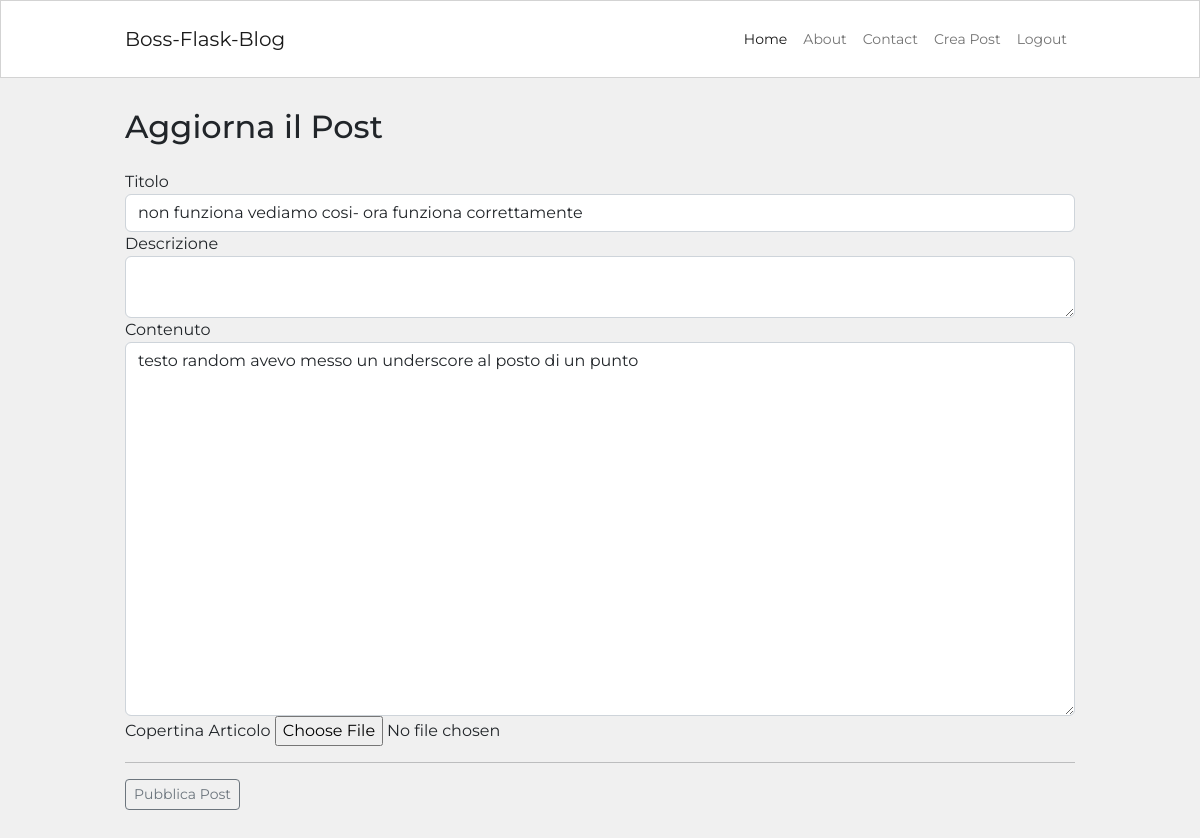
Screenshot of /posts/9/update (signed in) with the database file from the repository.
### blog/models.py (models this page shows, shortened)
class Post(db.Model):
  id = db.Column(db.Integer, primary_key=True)
  user_id = db.Column(db.Integer, db.ForeignKey('user.id'), nullable=False)
  created_at = db.Column(db.DateTime, default=datetime.now)
  title = db.Column(db.String(120), nullable=False)
  description = db.Column(db.String(240))
  body = db.Column(db.Text(), nullable=False)
  slug = db.Column(db.String(250))
  image = db.Column(db.String(120))

### blog/routes.py (the view)
@app.route("/posts/<int:post_id>/update", methods=["GET", "POST"])
@login_required
def post_update(post_id):
  post_instance = Post.query.get_or_404(post_id)
  if post_instance.author != current_user:
    abort(403)
  form = PostForm()
  if form.validate_on_submit():
    post_instance.title = form.title.data
    post_instance.description = form.description.data
    post_instance.body = form.body.data
    if form.image.data:
      try:
        image = save_picture(form.image.data)
        post_instance.image = image
      except Exception:
        db.session.commit()
        flash("C'è stato un problema con l'upload dell'immagine. Cambia Immagine e riprova")
        return redirect(url_for('post_update',post_id=post_instance.id))
    db.session.commit()
    return redirect(url_for('post_detail', post_slug=post_instance.slug))
  elif request.method == "GET":
    form.title.data = post_instance.title
    form.description.data = post_instance.description
    form.body.data = post_instance.body
  return render_template("post_editor.html", form=form)

### blog/forms.py
class PostForm(FlaskForm):
    title = StringField('Titolo',
      validators = [DataRequired("Campo Obbligatorio"), Length(min=3, max=120, message="Assicurati che il titolo abbia tra i 3 ed i 120 caratteri")])
    description = TextAreaField('Descrizione',
      validators=[Length(max=240, message="Assicurati che la descrizione non superi i 240 caratteri")])
    body = TextAreaField('Contenuto',
      validators=[DataRequired("Campo Obbligatorio")])
    image = FileField('Copertina Articolo',
        validators=[FileAllowed(['jpg', 'jpeg', 'png'])])
    submit = SubmitField('Pubblica Post')

### blog/models.py (called while the page is built)
@login_manager.user_loader
def load_user(id):
  return User.query.get(int(id))

### blog/templates/post_editor.html (shortened to what this page needs)
{% extends 'base.html' %}
{% block content %}
<div class="container content-container">
  {% if request.path == "/create-post" %}
  <h2>Crea un nuovo Post</h2>
  {% else %}
  <h2>Aggiorna il Post</h2>
  {% endif %}
  <div class="row no-gutters">
    <div class="col">
      <form method="POST" enctype="multipart/form-data" novalidate>
        <div class="form-group">
          {{ form.title.label }}
          {{ form.title(class="form-control") }}
        </div>
        <div class="form-group">
          {{ form.description.label }}
          {{ form.description(class="form-control") }}
        </div>
        <div class="form-group">
          {{ form.body.label }}
          {{ form.body(class="form-control", rows=15) }}
        </div>
        <div class="form-group">
          {{ form.image.label }}
          {{ form.image(class="form-control-file") }}
        </div>
        <hr>
        {{ form.submit(class="btn btn-sm btn-outline-secondary") }}
      </form>
    </div>
  </div>
</div>
{% endblock %}

### blog/static/blog.css (style rules this page uses)
html, body { font-family: 'Montserrat', sans-serif; background-color: #f0f0f0; }
.content-container { max-width: 950px; margin-top: 30px; margin-bottom: 30px; padding: 0px; }

### rows the page displays
Post: title "non funziona vediamo cosi- ora funziona correttamente", body "testo random avevo messo un underscore al posto di un punto"
